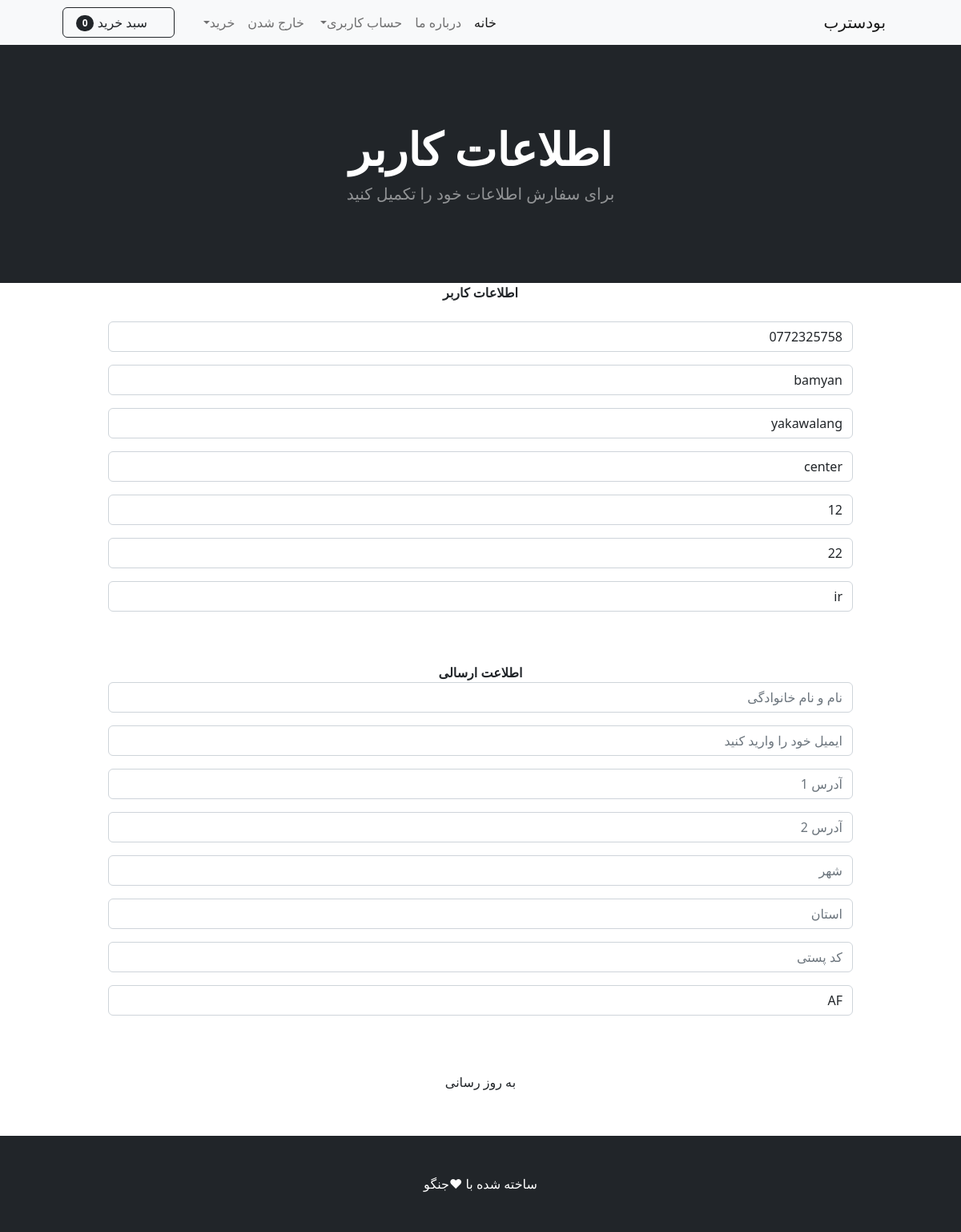
The app's page /arif/update_info/ (signed in) with its own data.
### shops/models.py (models this page shows, shortened)
class Profile(models.Model):
    user = models.OneToOneField(User,on_delete=models.CASCADE)
    date_modified = models.DateTimeField(User, auto_now=True)
    phone = models.CharField(max_length=25 , blank=True )
    address1 = models.CharField(max_length=250,blank=True)
    address2 = models.CharField(max_length=250,blank=True)
    city = models.CharField(max_length=25,blank=True)
    stat = models.CharField(max_length=25,blank=True)
    zipcode = models.CharField(max_length=25 ,blank=True)
    country = models.CharField(max_length=25 ,default='AF')
    old_cart = models.CharField(max_length=250,blank=True,null=True)

### payments/models.py (models this page shows, shortened)
class ShippingAddress(models.Model):
    user = models.ForeignKey(User,on_delete=models.CASCADE ,null=True)
    shipping_full_name = models.CharField(max_length=100)
    shipping_email = models.EmailField(max_length=100)
    shipping_address1 = models.CharField(max_length=250,blank=True)
    shipping_address2 = models.CharField(max_length=250,blank=True ,null=True)
    shipping_city = models.CharField(max_length=25,blank=True)
    shipping_state = models.CharField(max_length=25,blank=True)
    shipping_zipcode = models.CharField(max_length=25 ,blank=True)
    shipping_country = models.CharField(max_length=25 ,default='AF')
    class Meta:
        verbose_name_plural = 'Shipping Addresses'
    def create_shipping_user(sender, instance ,created ,**kwargs):
        if created:
            user_shipping = ShippingAddress(user=instance)
            user_shipping.save()
    post_save.connect(create_shipping_user ,sender=User)

### shops/views.py (the view)
# urls.py: path('update_info/',views.update_info,name='update_info'),
def update_info(request):
    if request.user.is_authenticated:
        current_user, created = Profile.objects.get_or_create(user=request.user)
        shipping_user, created = ShippingAddress.objects.get_or_create(user=request.user)
        form = UpdatUserInfo(request.POST or None, instance=current_user)
        shipping_form = ShippingForm(request.POST or None, instance=shipping_user)
        if request.method == "POST" and (form.is_valid() or shipping_form.is_valid()):
            form.save()
            shipping_form.save()
            messages.success(request, "اطلاعات کاربر شما با موفقیت به روز رسانی شد.")
            return redirect("home")
        return render(request, 'update_info.html', {'form': form,'shipping_form':shipping_form})
    else:
        messages.error(request, "شما باید وارد شوید تا اطلاعات خود را به روز رسانی کنید.")
        return redirect("login")

### shops/forms.py
class UpdatUserInfo(forms.ModelForm):
    phone = forms.CharField(
        label="",
        max_length=50,
        widget=forms.TextInput(attrs={'class':'form-control','placeholder':'شماره تماس خود را وارید کنید'})
    )
    address1 = forms.CharField(
        label="",
        widget=forms.TextInput(attrs={'class':'form-control','placeholder':'آدرس 1'})
    )
    address2 = forms.CharField(
        label="",
        widget=forms.TextInput(attrs={'class':'form-control','placeholder':'آدرس 2'})
    )
    city = forms.CharField(
        label="",
        widget=forms.TextInput(attrs={'class':'form-control','placeholder':'شهر'})
    )
    stat = forms.CharField(
        label="",
        widget=forms.TextInput(attrs={'class':'form-control','placeholder':'استان'})
    )
    zipcode = forms.CharField(
        label="",
        widget=forms.TextInput(attrs={'class':'form-control','placeholder':'کد پستی'})
    )
    country = forms.CharField(
        label="",
        widget=forms.TextInput(attrs={'class':'form-control','placeholder':'کشور'})
    )
    class Meta:
        model = Profile
        fields = ('phone','address1','address2','city','stat','zipcode','country')

### cart/cart.py (called while the page is built)
    def __len__(self):
            return len (self.cart)

### cart/context_processors.py (called while the page is built)
def cart(request):
    return {'cart':Cart(request)}

### shops/templates/update_info.html (shortened to what this page needs)
{% extends "base.html" %}
{% block content %}
<header class="bg-dark py-5">
    <div class="container px-4 px-lg-5 my-5">
        <div class="text-center text-white">
            <h1 class="display-4 fw-bolder">اطلاعات کاربر</h1>
            <p class="lead fw-normal text-white-50 mb-0">برای سفارش اطلاعات خود را تکمیل کنید</p>
        </div>
    </div>
</header>
<div class="container">
    <div class="row">
        <center>
            <div class="col-10">
                <strong>اطلاعات کاربر</strong>
                <br><br>
                <form method="POST" action="{% url "update_info" %}">
                    {{ form.as_p }}
                    <br><br>
                    <strong>اطلاعت ارسالی</strong>
                    {{ shipping_form.as_p }}
                    <br><br>
                    <button type="submit" class="btn btn-scondary">به روز رسانی</button>
                </form>
            </div>
        </center>
    </div>
</div>
<br>
<br>
{% endblock  %}%

### records on screen
Profile: phone "0772325758", address1 "bamyan", address2 "yakawalang", city "center", stat "12", zipcode "22", country "ir"
ShippingAddress: shipping_country "AF"

### other values on screen
{{ cart|length }} "0"
